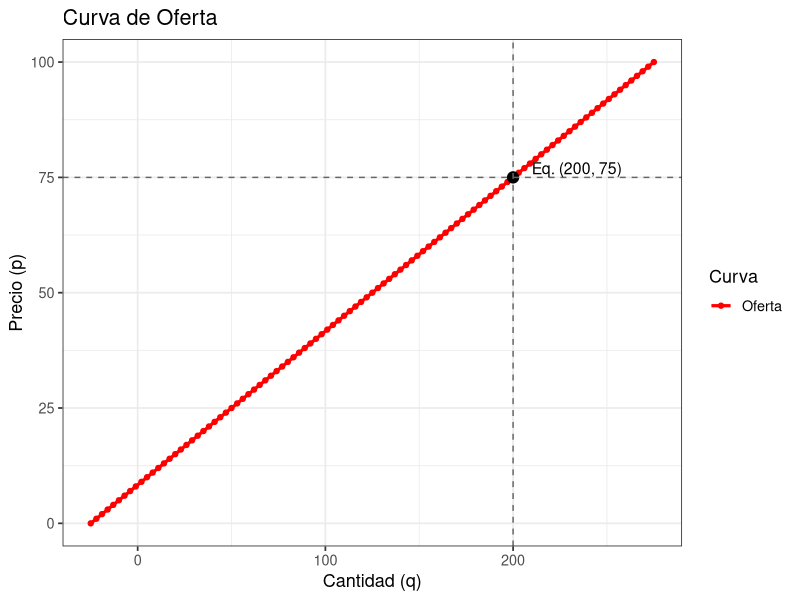
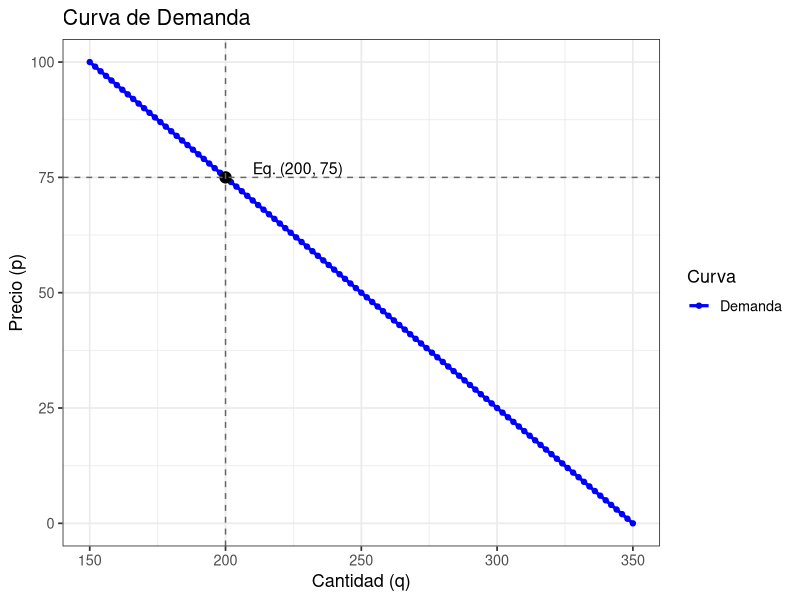
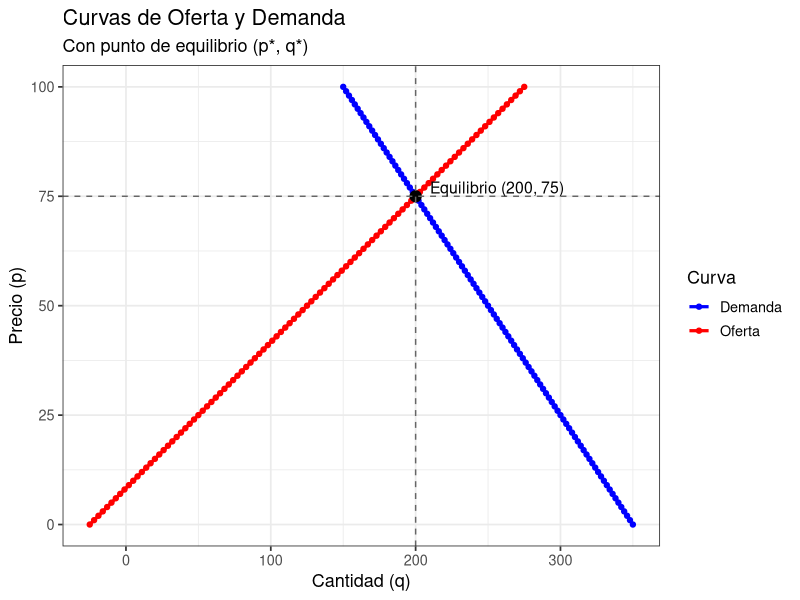
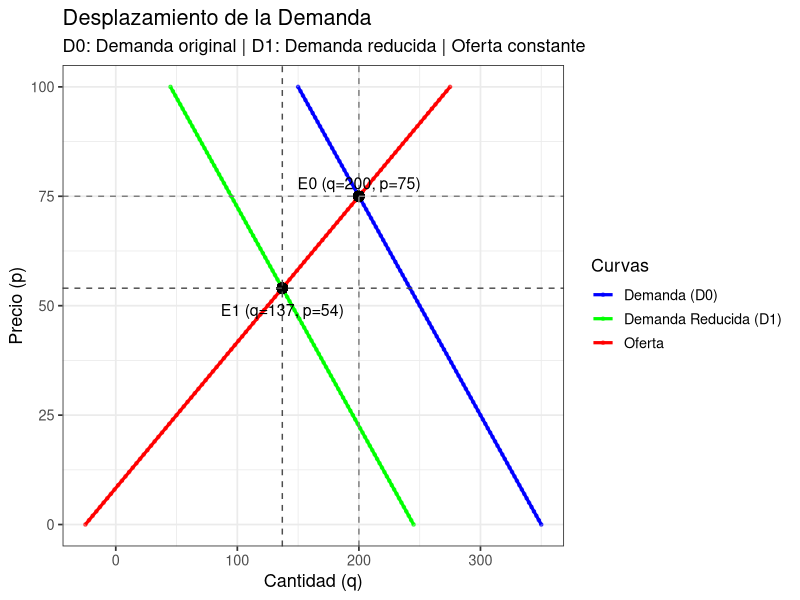

These figures' R source, in order:
## ---- chunk 1
# ======================================================
# Ejercicio: Curvas de Oferta y Demanda con Punto de Equilibrio
# ======================================================

# 1. Definir funciones de oferta y demanda
oferta <- function(p) 3 * p - 25
demanda <- function(p) 350 - 2 * p

# 2. Calcular valores
p <- seq(0, 100, by = 1)
q_oferta <- oferta(p)
q_demanda <- demanda(p)

# 3. Crear data frame
mercado <- data.frame(
  Precio = p,
  Oferta = q_oferta,
  Demanda = q_demanda
)
## ---- chunk 2
# Imprimir las primeras 5 filas del data frame
head(mercado)
# Imprimir las últimas 5 filas del data frame
tail(mercado)
# Imprimir la fila 76 (debido a que hay encabezados, es que se usa P + 1)
mercado[76,]
## ---- chunk 3
# install.packages("ggplot2")
library(ggplot2)

# 4. Calcular el equilibrio
p_eq <- 75
q_eq <- oferta(p_eq)

# 5. Graficar con ggplot2
# 5.1 Curva de Oferta
ggplot() +
  geom_line(data = mercado, aes(x = Oferta, y = Precio, color = "Oferta"), linewidth = 1.1) +
  geom_point(data = mercado, aes(x = Oferta, y = Precio, color = "Oferta"), size = 1.5) +
    # Punto de equilibrio
  geom_point(aes(x = q_eq, y = p_eq), color = "black", size = 3.5) +
  geom_vline(aes(xintercept = q_eq), linetype = "dashed", color = "gray40") +
  geom_hline(aes(yintercept = p_eq), linetype = "dashed", color = "gray40") +
  geom_text(
    aes(x = q_eq + 10, y = p_eq + 2,
        label = paste0("Eq. (", q_eq, ", ", p_eq, ")")),
    color = "black", size = 4, hjust = 0
  ) +
  # Personalización del gráfico
  labs(
    title = "Curva de Oferta",
    x = "Cantidad (q)",
    y = "Precio (p)",
    color = "Curva"
  ) +
  scale_color_manual(values = c("Oferta" = "red")) +
  theme_bw(base_size = 13)


## ---- chunk 4
# 5.2 Curva de Demanda
ggplot() +
  geom_line(data = mercado, aes(x = Demanda, y = Precio, color = "Demanda"), linewidth = 1.1) +
  geom_point(data = mercado, aes(x = Demanda, y = Precio, color = "Demanda"), size = 1.5) +
  # Punto de equilibrio
  geom_point(aes(x = q_eq, y = p_eq), color = "black", size = 3.5) +
  geom_vline(aes(xintercept = q_eq), linetype = "dashed", color = "gray40") +
  geom_hline(aes(yintercept = p_eq), linetype = "dashed", color = "gray40") +
  geom_text(
    aes(x = q_eq + 10, y = p_eq + 2,
        label = paste0("Eq. (", q_eq, ", ", p_eq, ")")),
    color = "black", size = 4, hjust = 0
  ) +
  # Personalización del gráfico
  labs(
    title = "Curva de Demanda",
    x = "Cantidad (q)",
    y = "Precio (p)",
    color = "Curva"
  ) +
  scale_color_manual(values = c("Demanda" = "blue")) +
  theme_bw(base_size = 13)


## ---- chunk 5
# 5.3 Equilibrio del Mercado

ggplot() +
  # Curva de oferta
  geom_line(data = mercado, aes(x = Oferta, y = Precio, color = "Oferta"), linewidth = 1.1) +
  geom_point(data = mercado, aes(x = Oferta, y = Precio, color = "Oferta"), size = 1.5) +
  
  # Curva de demanda
  geom_line(data = mercado, aes(x = Demanda, y = Precio, color = "Demanda"), linewidth = 1.1) +
  geom_point(data = mercado, aes(x = Demanda, y = Precio, color = "Demanda"), size = 1.5) +
  
  # Punto de equilibrio
  geom_point(aes(x = q_eq, y = p_eq), color = "black", size = 3.5) +
  geom_vline(aes(xintercept = q_eq), linetype = "dashed", color = "gray40") +
  geom_hline(aes(yintercept = p_eq), linetype = "dashed", color = "gray40") +
  geom_text(
    aes(x = q_eq + 10, y = p_eq + 2,
        label = paste0("Equilibrio (", q_eq, ", ", p_eq, ")")),
    color = "black", size = 4, hjust = 0
  ) +
  
  # Personalización del gráfico
  labs(
    title = "Curvas de Oferta y Demanda",
    subtitle = "Con punto de equilibrio (p*, q*)",
    x = "Cantidad (q)",
    y = "Precio (p)",
    color = "Curva"
  ) +
  scale_color_manual(values = c("Oferta" = "red", "Demanda" = "blue")) +
  theme_bw(base_size = 13)


## ---- chunk 6
# ======================================================
# Desplazamiento de la Demanda por Expectativas (30%)
# Oferta:  qO = 3p - 25
# Demanda: qD0 = 350 - 2p  (original)
# Demanda actual con expectativas: qD1 = (1 - s)*350 - 2p, s = 0.30
# ======================================================

library(ggplot2)

# Parámetros
s <- 0.30              # porcentaje de consumidores que posponen compra
a_d0 <- 350            # intercepto demanda original
b_d  <- 2              # pendiente (abs) demanda
a_s  <- -25            # intercepto oferta (cuando p=0, q=-25)
b_s  <- 3              # pendiente oferta

# Funciones
q_oferta  <- function(p) b_s*p + a_s
q_demanda0 <- function(p) a_d0 - b_d*p
q_demanda1 <- function(p) (1 - s)*a_d0 - b_d*p

# Rango de precios para graficar
p <- seq(0, 100, by = 1)

# Data frame para ggplot
df <- data.frame(
  Precio   = p,
  Oferta   = q_oferta(p),
  Demanda0 = q_demanda0(p),
  Demanda1 = q_demanda1(p)
)

# Equilibrio original
p_eq0 <- (a_d0 - a_s) / (b_s + b_d)  # (350 - (-25)) / (3 + 2) = 75
q_eq0 <- q_oferta(p_eq0)             # 200

# Nuevo equilibrio con demanda reducida
a_d1 <- (1 - s)*a_d0                 # 245
p_eq1 <- (a_d1 - a_s) / (b_s + b_d)  # (245 - (-25)) / 5 = 54
q_eq1 <- q_oferta(p_eq1)             # 137

# Preparar datos en formato "largo" para graficar 3 curvas en un solo panel
df_long <- rbind(
  data.frame(Cantidad = df$Oferta,   Precio = df$Precio, Curva = "Oferta"),
  data.frame(Cantidad = df$Demanda0, Precio = df$Precio, Curva = "Demanda (D0)"),
  data.frame(Cantidad = df$Demanda1, Precio = df$Precio, Curva = "Demanda Reducida (D1)")
)

head(df_long)
tail(df_long)
## ---- chunk 7


ggplot(df_long, aes(x = Cantidad, y = Precio, color = Curva)) +
  geom_line(linewidth = 1.1) +
  geom_point(size = 0.9, alpha = 0.6) +
  # Puntos y guías de equilibrio original
  geom_point(aes(x = q_eq0, y = p_eq0), color = "black", size = 3) +
  geom_vline(xintercept = q_eq0, linetype = "dashed", color = "gray50") +
  geom_hline(yintercept = p_eq0, linetype = "dashed", color = "gray50") +
  annotate("text", x = q_eq0, y = p_eq0 + 3, label = sprintf("E0 (q=%d, p=%d)", round(q_eq0), round(p_eq0)),
           size = 4, hjust = 0.5) +
  # Puntos y guías de nuevo equilibrio
  geom_point(aes(x = q_eq1, y = p_eq1), color = "black", size = 3) +
  geom_vline(xintercept = q_eq1, linetype = "dashed", color = "gray30") +
  geom_hline(yintercept = p_eq1, linetype = "dashed", color = "gray30") +
  annotate("text", x = q_eq1, y = p_eq1 - 5, label = sprintf("E1 (q=%d, p=%d)", round(q_eq1), round(p_eq1)),
           size = 4, hjust = 0.5) +
  labs(title = "Desplazamiento de la Demanda",
       subtitle = "D0: Demanda original | D1: Demanda reducida | Oferta constante",
       x = "Cantidad (q)", y = "Precio (p)", color = "Curvas") +

  #  Aquí se asignan los colores deseados:
  scale_color_manual(values = c(
    "Oferta" = "red",                  # Curva de oferta → roja
    "Demanda (D0)" = "blue",           # Demanda original → azul
    "Demanda Reducida (D1)" = "green"  # Demanda reducida → verde
  )) +

  theme_bw(base_size = 13)


## ---- chunk 8
# Mostrar resultados en consola
cat("Equilibrio original (D0 & Oferta):  p =", round(p_eq0, 2), ", q =", round(q_eq0, 2), "\n")
cat("Nuevo equilibrio (D1 & Oferta):     p =", round(p_eq1, 2), ", q =", round(q_eq1, 2), "\n")

## ---- chunk 9
print(mercado)
## ---- chunk 10
print(df)
## ---- chunk 11
print(df_long)
